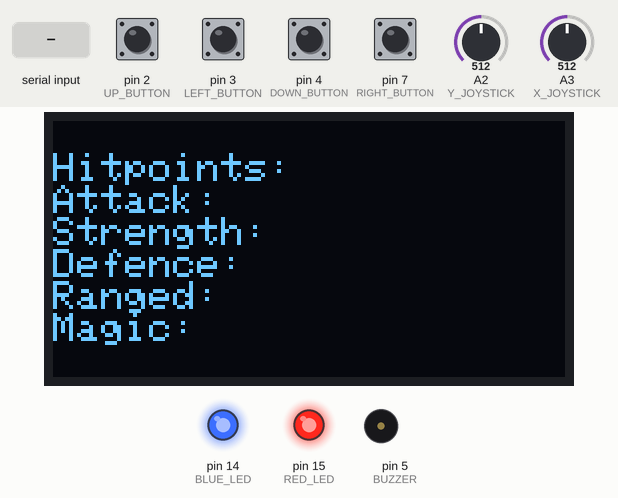
Recording of a program running on a simulated Arduino Pro Mini, built with avr-gcc and run on an emulated ATmega328P. On the bench: 128×64 one-colour display, output pins drawn as LEDs (lit = HIGH), buzzer (waves = sounding, pin HIGH). The inputs (shaded band) are chosen by the test bench; at power-on: pin 2 (UP_BUTTON) HIGH, pin 3 (LEFT_BUTTON), pin 4 (DOWN_BUTTON), pin 7 (RIGHT_BUTTON) LOW, A2 (Y_JOYSTICK) = 512, A3 (X_JOYSTICK) = 512. What the program prints to the serial monitor is not drawn.

Above: at 1.4 s.
1.5 s: "30,150:" received over Serial
At 2.7 s:
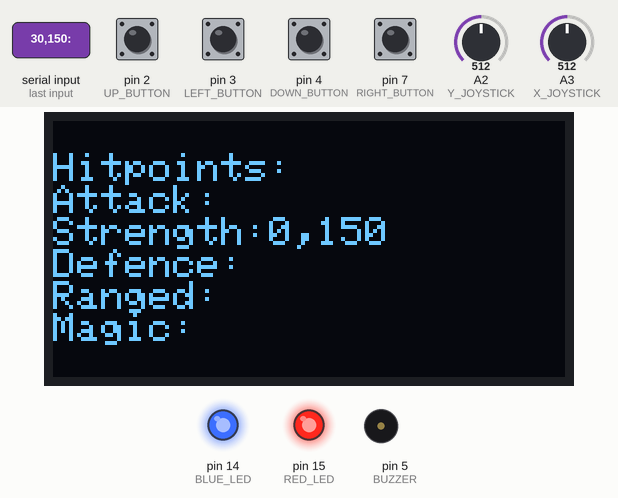
3.0 s: "200:" received over Serial
At 3.5 s:
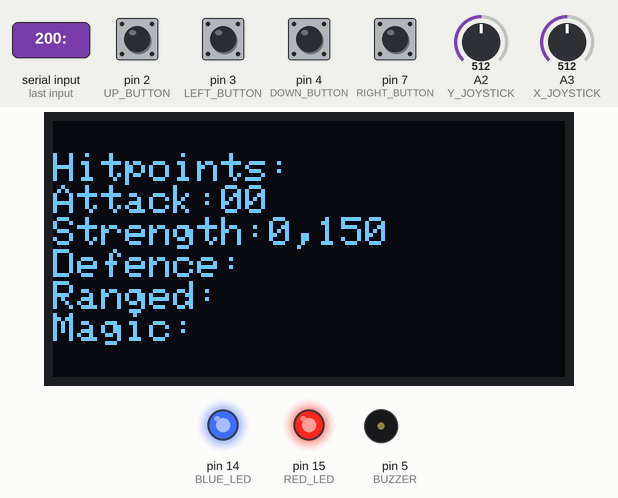
4.5 s: A2 (Y_JOYSTICK) set to 593
7.5 s: A2 (Y_JOYSTICK) set to 613
9.2 s: A3 (X_JOYSTICK) set to 592
12.2 s: A3 (X_JOYSTICK) set to 612
Timing chart, 0 to 14.8 s (numbered marks = the images above; inputs shaded):
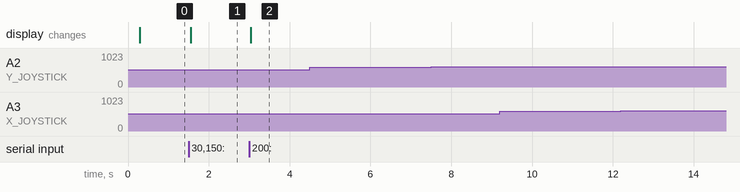

Measured:
- after the input at 1.5 s, the display: changes after 0.05 s (image 1)
- after the input at 3.0 s, the display: changes at once (image 2)
- after the input at 4.5 s, every drawn part: stays the same
- after the input at 7.5 s, every drawn part: stays the same
- after the input at 9.2 s, every drawn part: stays the same
- after the input at 12.2 s, every drawn part: stays the same

The program:

main.cpp
```cpp
#include "Main.h"


Adafruit_SSD1305 display(OLED_DC, OLED_RESET, OLED_CS);

void setup() {
  pinMode(BLUE_LED, OUTPUT);
  pinMode(RED_LED, OUTPUT);

  pinMode(Y_JOYSTICK,INPUT);
  pinMode(X_JOYSTICK,INPUT);

  pinMode(UP_BUTTON,INPUT);
  pinMode(LEFT_BUTTON,INPUT);
  pinMode(DOWN_BUTTON,INPUT);
  pinMode(RIGHT_BUTTON,INPUT);

  pinMode(BUZZER,OUTPUT);

  digitalWrite(RED_LED, HIGH);   // turn the LED on (HIGH is the voltage level)
  digitalWrite(BLUE_LED, HIGH);   // turn the LED on (HIGH is the voltage level)

  display.begin();


  display.display();
  delay(200);
  display.clearDisplay();

  refreshScreen();


  Serial.begin(128000); //9600 19200 115200
  Serial.print("Start Setup:");
}

int pause = 30;
int steps = 50;

int left_last = LOW;
int right_last = LOW;
int down_last = LOW;

int up_button_last = LOW;

String data[8];

String pressW = "";
String pressA = "";
String pressS = "";
String pressD = "";

void loop() {

  int move_tolerance = 350;

  int slow_speed = 4;
  int readY = analogRead(Y_JOYSTICK) - 500;
  int readX = analogRead(X_JOYSTICK) - 500;

  int moveX = (int)((steps/500.0) * readX);
  int moveY = (int)((steps/500.0) * readY);

  //facing left
  if( readX > -1 * move_tolerance && readX < -10){
    moveX = -slow_speed;
  }

  if(readX < move_tolerance && readX > 10){
    moveX = slow_speed;
  }

  if(readY < move_tolerance && readY > 10){
    moveY = slow_speed;
  }

  if(readY > -1 * move_tolerance && readY < -10){
    moveY = -slow_speed;
  }

  if(digitalRead(DOWN_BUTTON) == HIGH){
      //facing left
      if( readX < 0 ){
        moveX = -slow_speed;
      }

      if(readX > 0){
        moveX = slow_speed;
      }

      if(readY > 0){
        moveY = slow_speed;
      }

      if(readY < 0 ){
        moveY = -slow_speed;
      }
  }

  if((readX >= -10 && readX < 0)|| (readX <= 10 && readX > 0))
    moveX = 0;

  if((readY >= -10 && readY < 0) || (readY <= 10 && readY > 0))
    moveY = 0;

  if(digitalRead(UP_BUTTON) == LOW ){
      Serial.print("M:"+String(moveX) + ":" +String(moveY) + ":");
      delay(pause);
  }


  String press = "";
  if(digitalRead(UP_BUTTON) != up_button_last){
    if(digitalRead(UP_BUTTON) == LOW)
      Serial.print("K:W:U:A:U:S:U:D:U:");

    delay(pause);
    up_button_last = digitalRead(UP_BUTTON);
  }


  if(digitalRead(UP_BUTTON) == HIGH){
    int tolerance = 100;
    pressW = "U"; pressS = "U";
    pressA = "U"; pressD = "U";

    if(readX > tolerance) {pressA = "D"; pressD = "U";}
    if(readX < -1 * tolerance) {pressD = "D"; pressA = "U";}
    if(readY > tolerance) {pressW = "U"; pressS = "D";}
    if(readY < -1 * tolerance) {pressS = "U"; pressW = "D";}


    Serial.print("K:W:" + pressW + ":A:" + pressA + ":S:" + pressS + ":D:" + pressD + ":");
    delay(pause);
  }

  //Left click
  if (digitalRead(RIGHT_BUTTON) == HIGH && right_last == LOW) {
    Serial.print("B:R:");
    delay(pause);
  }
  right_last = digitalRead(RIGHT_BUTTON);


  //Right Click
  if (digitalRead(LEFT_BUTTON) == HIGH && left_last == LOW) {
    Serial.print("B:L:");
    delay(pause);
  }
  left_last = digitalRead(LEFT_BUTTON);


  if(Serial.available() > 0){
    String raw = Serial.readStringUntil(':');
    int index = raw.charAt(0) - '0';
    String text = raw.substring(1);
    data[index] = text;
    refreshScreen();
  }

  if(digitalRead(DOWN_BUTTON) == HIGH && down_last == LOW){
    Serial.print("B:D:");
    delay(pause);
  }
  down_last = digitalRead(DOWN_BUTTON);


}

void refreshScreen(){
  display.clearDisplay();
  display.setTextSize(1);
  display.setTextWrap(false);
  display.setTextColor(WHITE);
  display.setCursor(0,0);

  display.println(data[0]);
  display.println("Hitpoints:" + data[1]);
  display.println("Attack:" + data[2]);
  display.println("Strength:" + data[3]);
  display.println("Defence:" + data[4]);
  display.println("Ranged:" + data[5]);
  display.println("Magic:" + data[6]);
  display.display();
}
```

Main.h
```cpp
#include "Arduino.h"
#include <String.h>
#include <Adafruit_GFX.h>
#include <Adafruit_SSD1305.h>


#define BLUE_LED 14
#define RED_LED 15

#define Y_JOYSTICK A2
#define X_JOYSTICK A3

#define UP_BUTTON 2
#define LEFT_BUTTON 3
#define DOWN_BUTTON 4
#define RIGHT_BUTTON 7

#define BUZZER 5

#define OLED_CLK 13
#define OLED_MOSI 11

// Used for software or hardware SPI
#define OLED_CS 10
#define OLED_DC 8

// Used for I2C or SPI
#define OLED_RESET 9

#define SCREEN_WIDTH 128
#define SCREEN_HEIGHT 64

void refreshScreen();
```
